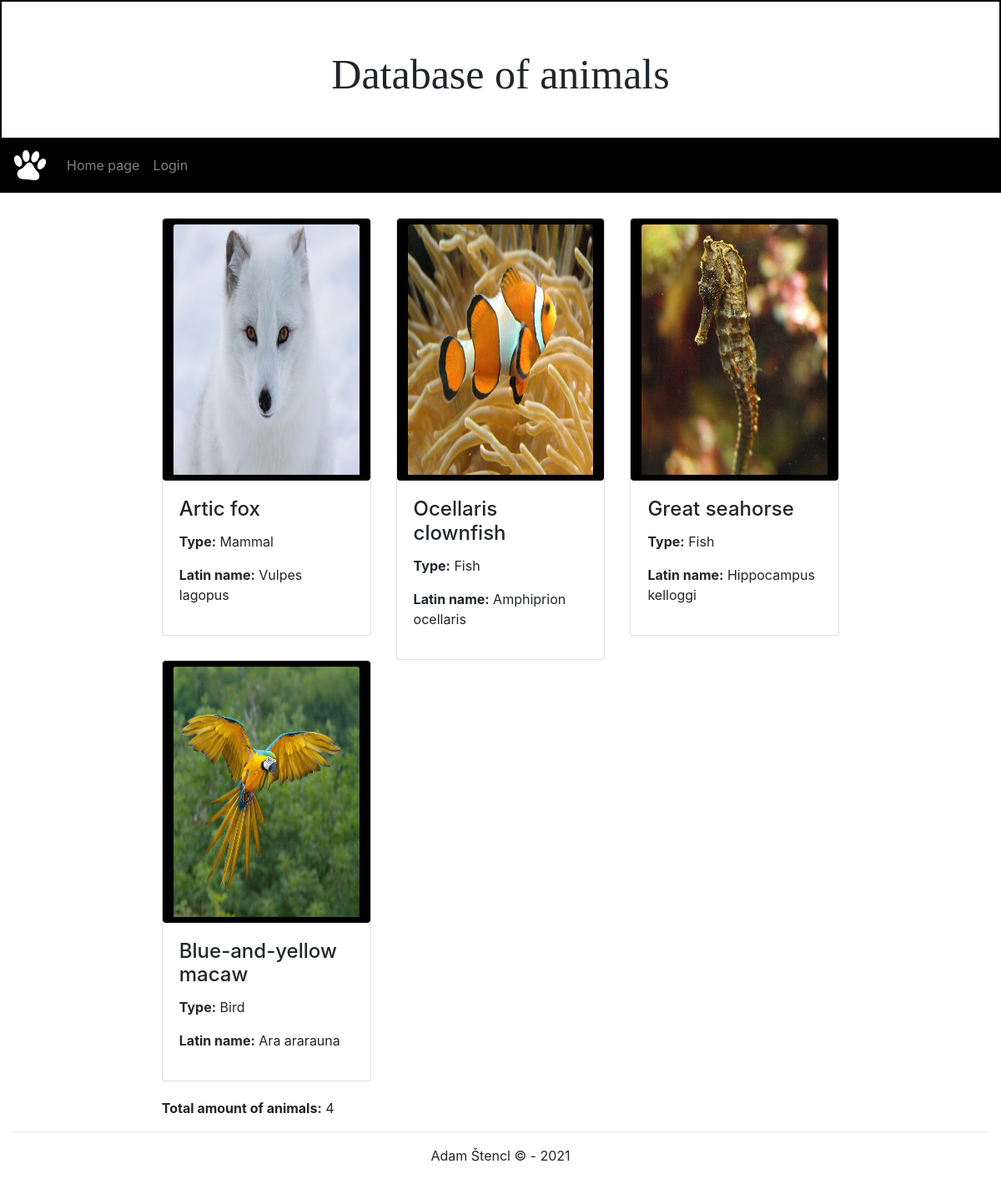
Page /app/ on the earlier database version.
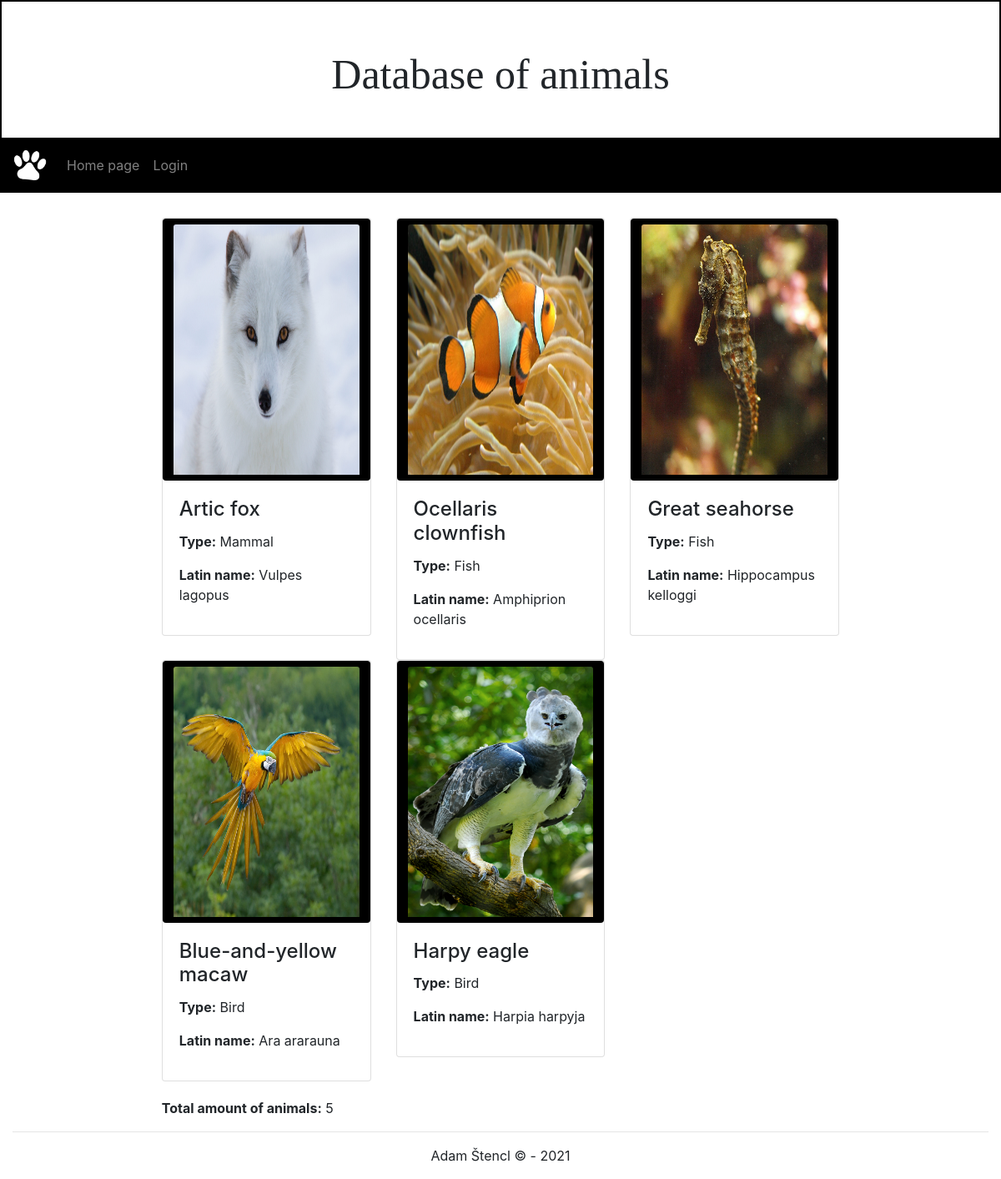
Same page on the later database version.
### app/models.py (models this page shows, shortened)
class Animal(models.Model):
    name = models.CharField(max_length=200, verbose_name="Name")
    latinn = models.CharField(max_length=200, verbose_name="Latin name")
    typee = models.ManyToManyField(Type, verbose_name="Type", help_text='select an animal type')
    info = models.TextField(blank=True, null=True, verbose_name="Info")
    image = models.ImageField(upload_to=poster_path, blank=True, null=True, verbose_name="Image")
    class Meta:
        ordering = ["name"]

class Type(models.Model):
    name = models.CharField(max_length=40, unique=True, verbose_name="Animal type",
    help_text='Enter an animal type (e.g. mammal, bird)')
    class Meta:
        ordering = ["name"]

### app/views.py (the view)
# urls.py: path('', views.index, name='index'),
def index(request):
    num_animals = Animal.objects.all().count()
    animals = Animal.objects.order_by('-typee')
    context = {
        'num_animals': num_animals,
        'animals': animals
    }
    return render(request, 'index.html', context=context)

### app/templates/index.html
{% extends "base.html" %}
{% block content %}
<div style="margin-right: 14%; margin-left: 14%;" class="row">
    {% for animal in animals %}
    <div class="col-sm-6 col-lg-4">
        <div class="card" >
         {% if animal.image %}
                <a href="{% url 'animal-detail' animal.id %}" class="btn" style="background-color: black;"><img  height="300"class="card-img-top" src="{{ animal.image.url }}" alt="{{ animal.name }}"> </a>
         {% endif %}
            <div class="card-body">
                <h4 class="card-title">{{ animal.name }}</h4>
                <p class="card-text"><strong>Type:</strong>
                {% for type in animal.typee.all %}{{ type.name }}{% endfor %}
                </p>
                <p><strong>Latin name:</strong> {{ animal.latinn }}</p>
            </div>
        </div>
    </div>
    {% endfor %}
</div>
<div style="margin-right: 14%; margin-left: 14%; margin-top: 20px;" class="row">
    <div class="col-sm-12">
        <strong>Total amount of animals:</strong> {{ num_animals }}
    </div>
</div>
{% endblock %}

### app/templates/base.html (shortened to what this page needs)
<!DOCTYPE html>
<html lang="en">
<head>
    <link rel="stylesheet" href="https://maxcdn.bootstrapcdn.com/bootstrap/4.4.1/css/bootstrap.min.css">
    {% load static %}
    <link rel="stylesheet" href="{% static 'css/css.css' %}">
</head>
<body>
  <header class="jumbotron-fluid text-center" style=" border: black 2px solid;padding: 50px; font-family: 'Cinzel', serif;">
    <p style="font-size:50px">Database of animals</p>
  </header>
    <nav class="navbar navbar-expand-sm navbar-dark" style="top:-30px;background-color: black;">
      <a class="navbar-brand" href="{% url 'index' %}">{% load static %} <img class="symbol"src="{% static 'images/symbol.png' %}" /></a>
      <div>
          <ul class="navbar-nav mr-auto mt-2 mt-lg-0">
              <li class="nav-item">
                  <a class="nav-link" href="{% url 'index' %}">Home page</a>
              </li>
                {% if user.is_authenticated %}
              <li class="nav-item"><a href="{% url 'logout'%}?next={{request.path}}" class="nav-link">Logout</a></li>
              <li class="nav-item"><a href="{% url 'index' %}" class="nav-link">User: {{ user.get_username }}</a></li>
              {% else %}
              <li class="nav-item"><a href="{% url 'login'%}?next={{request.path}}" class="nav-link">Login</a></li>
              {% endif %}
          </ul>
      </div>
    </nav>
<div class="container-fluid">
    {% block content %}{% endblock %}
</div>
<footer class="container-fluid text-center">
    <hr>
    <p>Adam Štencl &copy; - 2021</p>
</footer>
</body>
</html>

### app/static/css/css.css (style rules this page uses)
.symbol { width: 40px; height: 40px; }

Differences in the rows shown:
added Animal: image (picture), name "Harpy eagle", latinn "Harpia harpyja", Type (name "Bird")
Other differences:
{{ num_animals }}: "4" → "5"
